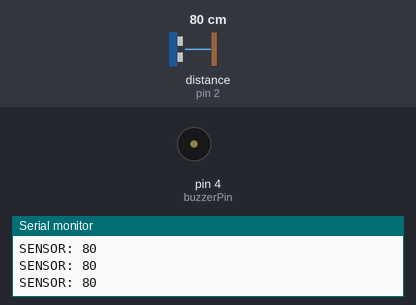
The sketch below on a simulated Arduino Uno, built with avr-gcc and run on an emulated ATmega328P. On the bench: buzzer (waves = sounding, pin HIGH), the last lines printed to the serial monitor. Wiring (inferred from the names in the program): ultrasonic range finder: trigger pin 3; echo pin 2. The test bench sets the inputs (shaded band); at power-on: distance to the obstacle (sensor on pin 2) 80 cm. The echo pulse lasts 58.3 µs per cm; pins used as bus, display or sensor lines are not drawn.

Above: at 1.2 s.
1.3 s: distance to the obstacle (sensor on pin 2) set to 28 cm
4.3 s: distance to the obstacle (sensor on pin 2) set to 24 cm
At 4.38 s:
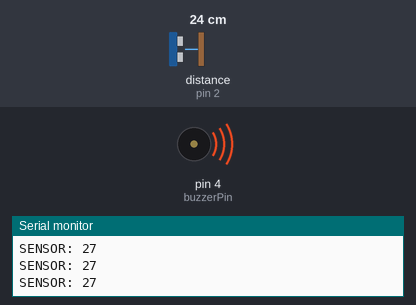
7.3 s: distance to the obstacle (sensor on pin 2) set to 120 cm
At 8.2 s:
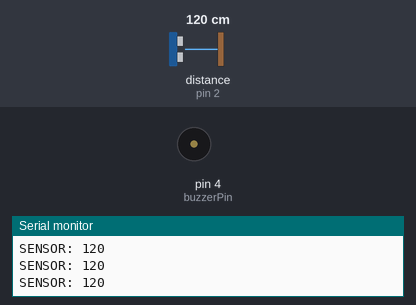
8.8 s: distance to the obstacle (sensor on pin 2) set to 18 cm
At 8.88 s:
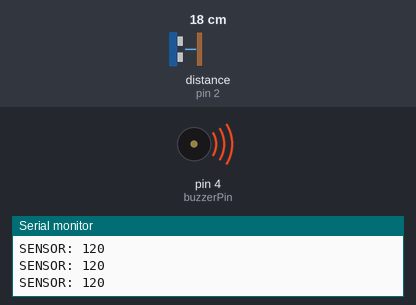
Timing chart, 0 to 12.8 s (numbered marks = the images above; inputs shaded):
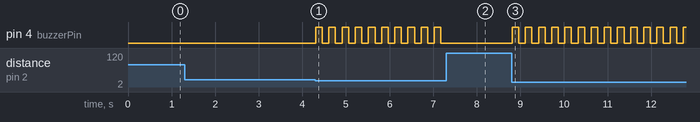

Measured:
- the behaviour switches between 26 and 25 cm on distance to the obstacle (sensor on pin 2) (found by bisection; images 0 and 1)
- after the input at 4.3 s, pin 4 (buzzerPin): alternates HIGH for 0.15 s and LOW for 0.15 s, starting at once
- after the input at 7.3 s, pin 4 (buzzerPin): stops changing and stays LOW
- after the input at 8.8 s, pin 4 (buzzerPin): alternates HIGH for 0.15 s and LOW for 0.15 s, starting at once

The sketch:

sensor_ultrasssonico_2.ino
```cpp
#define trigPin 3
#define echoPin 2
#define buzzerPin 4
#define led 5
int cm;

void setup (){
  pinMode(trigPin,OUTPUT);
  pinMode(echoPin,INPUT);
  pinMode(buzzerPin,OUTPUT);

  Serial.begin(9600);

}

 void loop () {
  lerDistancia();

 if(cm < 6)
 {
  digitalWrite(buzzerPin,HIGH);
  delay(50);
digitalWrite(buzzerPin,LOW);
delay(50);
 }else if(cm < 15){
  digitalWrite(buzzerPin,HIGH);
delay(100);
digitalWrite(buzzerPin,LOW);
delay(100);

 }else if(cm < 25){

  digitalWrite(buzzerPin,HIGH);

  delay(150);
digitalWrite(buzzerPin,LOW);
delay(150);
 }else{
  digitalWrite(buzzerPin,LOW);
 }
  Serial.print("SENSOR: ");
  Serial.println(cm);


 }
void lerDistancia(){
  digitalWrite(trigPin,HIGH);
  delayMicroseconds(10);
  digitalWrite(trigPin,LOW);
  int distancia = pulseIn(echoPin,HIGH);

  cm = distancia / 58 ;
}
```
